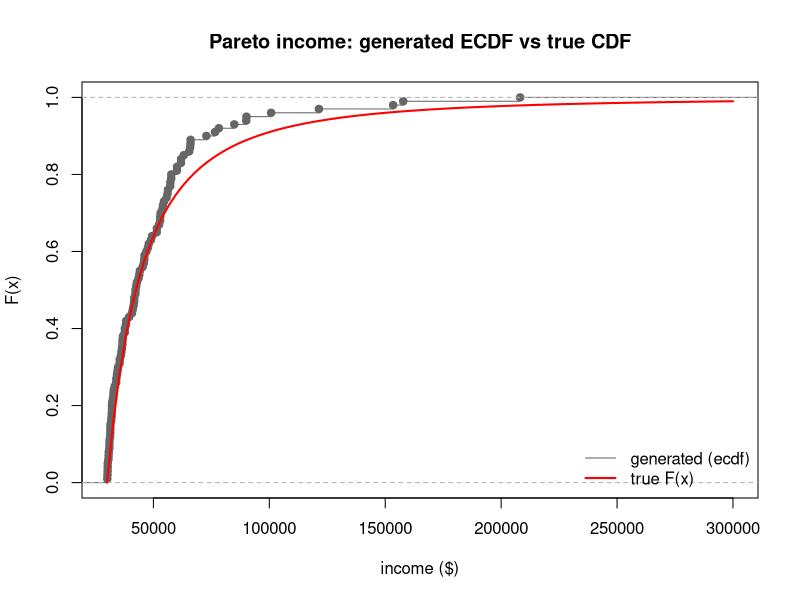
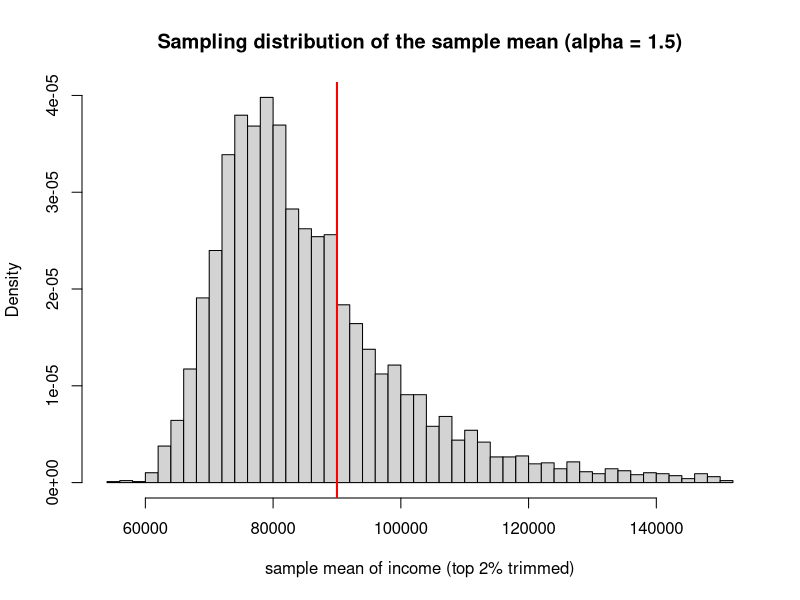

Here is the R script that generated these plots, in order:
set.seed(3504)

## 1. Inverse-CDF sampler for Pareto(xm, alpha) ---------------------------
## CDF:  F(x) = 1 - (xm/x)^alpha,  x >= xm
## Solve u = F(x)  ->  x = xm / (1 - u)^(1/alpha)
rpareto <- function(n, xm, alpha) {
  u <- runif(n)
  xm / (1 - u)^(1 / alpha)
}
ppareto <- function(x, xm, alpha) ifelse(x < xm, 0, 1 - (xm / x)^alpha)

## 2. Generate "income" data 
xm    <- 30000   # incomes modelled above a $30k floor (scale parameter)
alpha <- 2       # tail index (smaller alpha = heavier tail = more inequality)

income <- rpareto(1e2, xm, alpha)

plot(ecdf(income), xlim = c(xm, 3e5), col = "grey40",
     main = "Pareto income: generated ECDF vs true CDF",
     xlab = "income ($)", ylab = "F(x)")
curve(ppareto(x, xm, alpha), add = TRUE, col = "red", lwd = 2)
legend("bottomright", c("generated (ecdf)", "true F(x)"),
       col = c("grey40", "red"), lwd = c(1, 2), bty = "n")

## 3. Why you need this for a Monte Carlo study ---------------------------
## Take alpha = 1.5: the MEAN exists (needs alpha > 1) but the VARIANCE is
## infinite (needs alpha > 2). So normal-theory inference should misbehave.

alpha_h   <- 1.5
n         <- 200
reps      <- 5000
true_mean <- alpha_h * xm / (alpha_h - 1) 

means <- replicate(reps, mean(rpareto(n, xm, alpha_h)))

## Sampling distribution of the mean (top 2% trimmed so the plot is legible)
m_plot <- means[means <= quantile(means, 0.98)]
hist(m_plot, breaks = 40, probability = TRUE,
     main = "Sampling distribution of the sample mean (alpha = 1.5)",
     xlab = "sample mean of income (top 2% trimmed)")
abline(v = true_mean, col = "red", lwd = 2)

## Actual coverage of the textbook 95% normal-theory CI:
covered <- replicate(reps, {
  x  <- rpareto(n, xm, alpha_h)
  ci <- mean(x) + c(-1, 1) * 1.96 * sd(x) / sqrt(n)
  ci[1] <= true_mean & true_mean <= ci[2]
})
mean(covered)   # nominal 0.95

## 4. The classic 80/20 "Pareto principle" -------------------------------
inc <- rpareto(1e5, xm, alpha = log(5) / log(4))
cut <- quantile(inc, 0.80)
sum(inc[inc >= cut]) / sum(inc)   # ~ 0.80: top 20% hold ~80% of income
